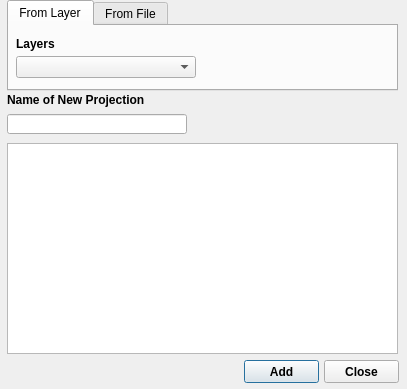
<?xml version="1.0" encoding="UTF-8"?>
<ui version="4.0">
 <class>CreateCustomProjectionDialogBase</class>
 <widget class="QDialog" name="CreateCustomProjectionDialogBase">
  <property name="geometry">
   <rect>
    <x>0</x>
    <y>0</y>
    <width>407</width>
    <height>389</height>
   </rect>
  </property>
  <property name="windowTitle">
   <string>Custom Projection Creator</string>
  </property>
  <widget class="QTabWidget" name="tabWidget">
   <property name="geometry">
    <rect>
     <x>7</x>
     <y>0</y>
     <width>391</width>
     <height>91</height>
    </rect>
   </property>
   <property name="currentIndex">
    <number>0</number>
   </property>
   <widget class="QWidget" name="tab">
    <attribute name="title">
     <string>From Layer</string>
    </attribute>
    <widget class="QLabel" name="label">
     <property name="geometry">
      <rect>
       <x>7</x>
       <y>10</y>
       <width>47</width>
       <height>16</height>
      </rect>
     </property>
     <property name="font">
      <font>
       <weight>75</weight>
       <bold>true</bold>
      </font>
     </property>
     <property name="text">
      <string>Layers</string>
     </property>
    </widget>
    <widget class="QComboBox" name="cb_layers">
     <property name="geometry">
      <rect>
       <x>7</x>
       <y>30</y>
       <width>180</width>
       <height>22</height>
      </rect>
     </property>
    </widget>
   </widget>
   <widget class="QWidget" name="tab_2">
    <attribute name="title">
     <string>From File</string>
    </attribute>
    <widget class="QLineEdit" name="le_crsFile">
     <property name="geometry">
      <rect>
       <x>7</x>
       <y>20</y>
       <width>346</width>
       <height>20</height>
      </rect>
     </property>
    </widget>
    <widget class="QToolButton" name="tb_browse">
     <property name="geometry">
      <rect>
       <x>360</x>
       <y>19</y>
       <width>25</width>
       <height>22</height>
      </rect>
     </property>
     <property name="text">
      <string>...</string>
     </property>
    </widget>
   </widget>
  </widget>
  <widget class="QTextEdit" name="te_crs">
   <property name="geometry">
    <rect>
     <x>7</x>
     <y>143</y>
     <width>391</width>
     <height>211</height>
    </rect>
   </property>
   <property name="html">
    <string>&lt;!DOCTYPE HTML PUBLIC &quot;-//W3C//DTD HTML 4.0//EN&quot; &quot;http://www.w3.org/TR/REC-html40/strict.dtd&quot;&gt;
&lt;html&gt;&lt;head&gt;&lt;meta name=&quot;qrichtext&quot; content=&quot;1&quot; /&gt;&lt;style type=&quot;text/css&quot;&gt;
p, li { white-space: pre-wrap; }
&lt;/style&gt;&lt;/head&gt;&lt;body style=&quot; font-family:'MS Shell Dlg 2'; font-size:8.25pt; font-weight:400; font-style:normal;&quot;&gt;
&lt;p style=&quot;-qt-paragraph-type:empty; margin-top:0px; margin-bottom:0px; margin-left:0px; margin-right:0px; -qt-block-indent:0; text-indent:0px;&quot;&gt;&lt;br /&gt;&lt;/p&gt;&lt;/body&gt;&lt;/html&gt;</string>
   </property>
  </widget>
  <widget class="QPushButton" name="btn_add">
   <property name="geometry">
    <rect>
     <x>244</x>
     <y>360</y>
     <width>75</width>
     <height>23</height>
    </rect>
   </property>
   <property name="font">
    <font>
     <weight>75</weight>
     <bold>true</bold>
    </font>
   </property>
   <property name="text">
    <string>Add</string>
   </property>
  </widget>
  <widget class="QPushButton" name="btn_close">
   <property name="geometry">
    <rect>
     <x>324</x>
     <y>360</y>
     <width>75</width>
     <height>23</height>
    </rect>
   </property>
   <property name="font">
    <font>
     <weight>75</weight>
     <bold>true</bold>
    </font>
   </property>
   <property name="text">
    <string>Close</string>
   </property>
  </widget>
  <widget class="QLineEdit" name="le_name">
   <property name="geometry">
    <rect>
     <x>7</x>
     <y>114</y>
     <width>180</width>
     <height>20</height>
    </rect>
   </property>
  </widget>
  <widget class="QLabel" name="label_2">
   <property name="geometry">
    <rect>
     <x>7</x>
     <y>92</y>
     <width>141</width>
     <height>16</height>
    </rect>
   </property>
   <property name="font">
    <font>
     <weight>75</weight>
     <bold>true</bold>
    </font>
   </property>
   <property name="text">
    <string>Name of New Projection</string>
   </property>
  </widget>
 </widget>
 <resources/>
 <connections/>
</ui>
